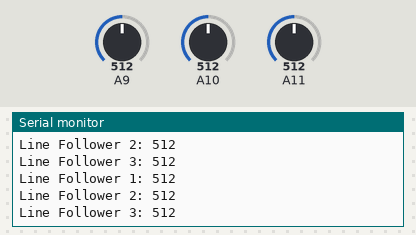
Bench run of a sketch on a simulated Arduino Mega 2560, built with avr-gcc and run on an emulated ATmega2560. Parts: the last lines printed to the serial monitor. Inputs (shaded band) come from the test bench; at power-on: A9 = 512, A10 = 512, A11 = 512.

Above: at 1.8 s.
1.9 s: A9 set to 716
At 2.8 s:
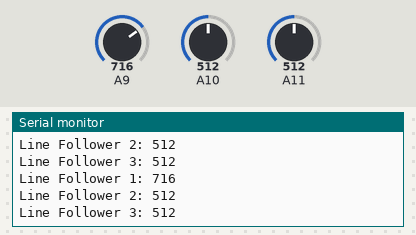
3.4 s: A10 set to 716
At 4.4 s:
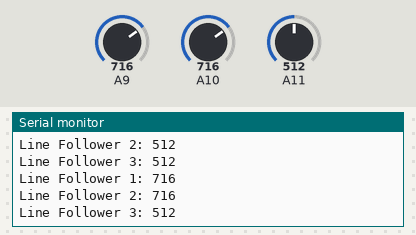
4.9 s: A11 set to 716
At 5.8 s:
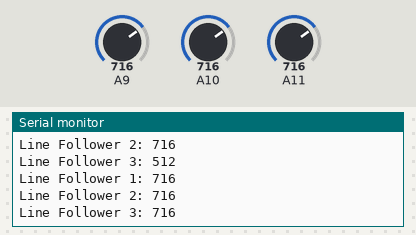
6.4 s: A9 set to 900
At 7.7 s:
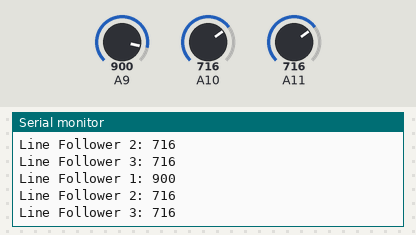
7.9 s: A10 set to 900
At 8.8 s:
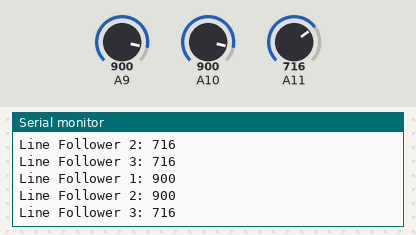
9.4 s: A11 set to 900
At 10.4 s:
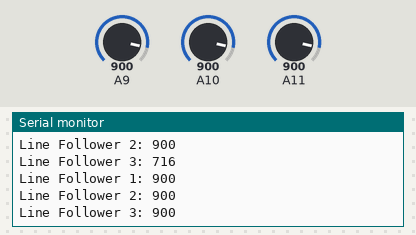
Timing chart, 0 to 11.9 s (numbered marks = the images above; inputs shaded):
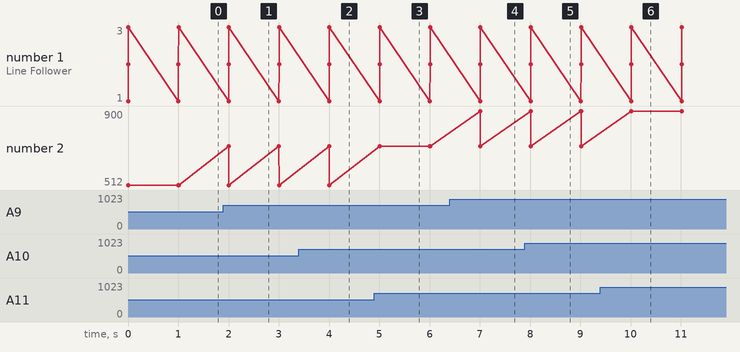

Measured:
- after the input at 1.9 s, the serial monitor: prints a new line after 0.10 s (image 1)
- after the input at 3.4 s, the serial monitor: prints a new line after 0.61 s (image 2)
- after the input at 4.9 s, the serial monitor: prints a new line after 0.11 s (image 3)
- after the input at 6.4 s, the serial monitor: prints a new line after 0.61 s (image 4)
- after the input at 7.9 s, the serial monitor: prints a new line after 0.11 s (image 5)
- after the input at 9.4 s, the serial monitor: prints a new line after 0.62 s (image 6)

The sketch:

lineTest.ino
```cpp
#include "Arduino.h"

uint16_t out1, out2, out3;

void setup() {
    Serial.begin(115200);
    pinMode(A9, INPUT);
    pinMode(A10, INPUT);
    pinMode(A11, INPUT);
}

void loop() {
    out1 = analogRead(A9);
    out2 = analogRead(A10);
    out3 = analogRead(A11);

    Serial.print("Line Follower 1: ");
    Serial.println(out1);
    Serial.print("Line Follower 2: ");
    Serial.println(out2);
    Serial.print("Line Follower 3: ");
    Serial.println(out3);

    delay(1000);
}
```
